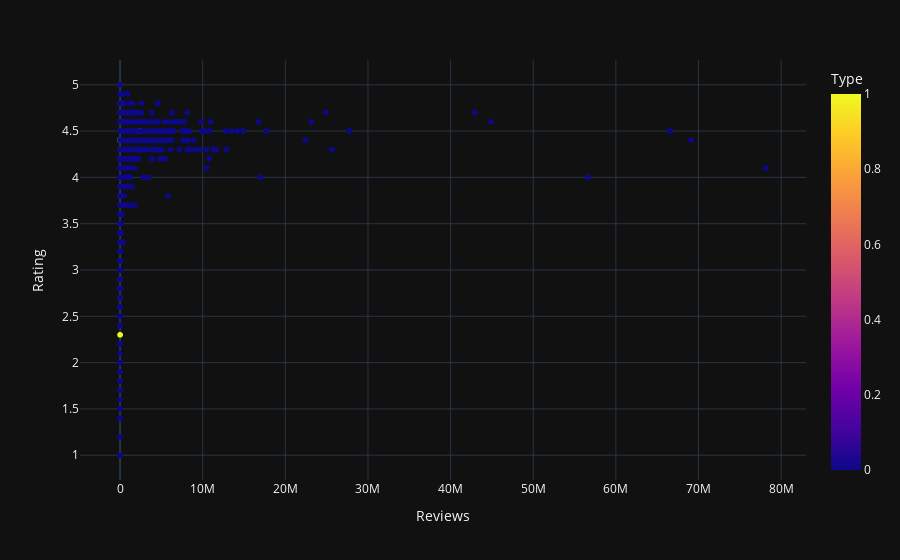

Write notebook code for a chart like this one.
### Code cell
fig = px.scatter(df, x=df['Reviews'], y=df['Rating'], color="Type" ,template = 'plotly_dark')
fig.show()

### Figure 1 — Plotly figure (JSON) as saved in the notebook; plotly's stock layout.template omitted (floating-point values rounded to 4 significant figures; data arrays with more than 128 entries replaced by an {"elided": "..."} marker saying what was removed)
{"data": [{"hovertemplate": "Reviews=%{x}<br>Rating=%{y}<br>Type=%{marker.color}<extra></extra>", "legendgroup": "", "marker": {"color": {"elided": "10348 int values"}, "coloraxis": "coloraxis", "symbol": "circle"}, "mode": "markers", "name": "", "showlegend": false, "type": "scattergl", "x": {"elided": "10348 int values"}, "xaxis": "x", "y": {"elided": "10348 float values"}, "yaxis": "y"}], "layout": {"coloraxis": {"colorbar": {"title": {"text": "Type"}}, "colorscale": [[0, "#0d0887"], [0.1111, "#46039f"], [0.2222, "#7201a8"], [0.3333, "#9c179e"], [0.4444, "#bd3786"], [0.5556, "#d8576b"], [0.6667, "#ed7953"], [0.7778, "#fb9f3a"], [0.8889, "#fdca26"], [1, "#f0f921"]]}, "legend": {"tracegroupgap": 0}, "margin": {"t": 60}, "xaxis": {"anchor": "y", "domain": [0, 1], "title": {"text": "Reviews"}}, "yaxis": {"anchor": "x", "domain": [0, 1], "title": {"text": "Rating"}}}}
